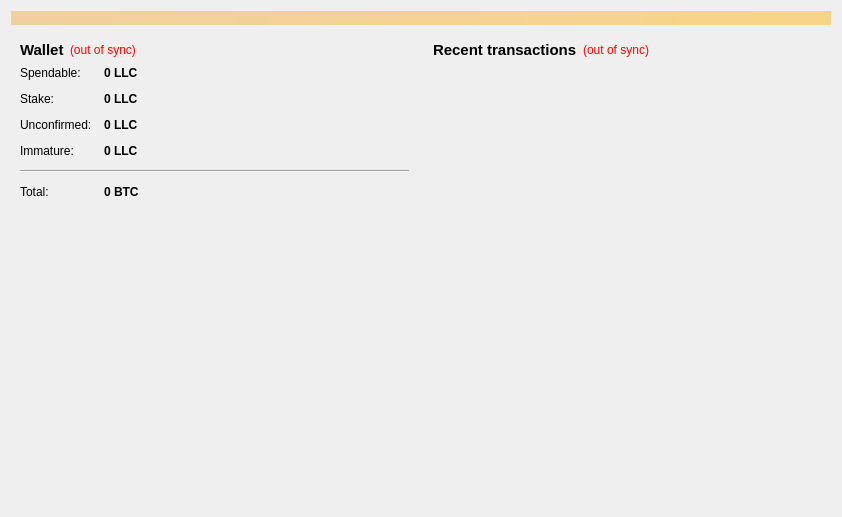
<?xml version="1.0" encoding="UTF-8"?>
<ui version="4.0">
 <class>OverviewPage</class>
 <widget class="QWidget" name="OverviewPage">
  <property name="geometry">
   <rect>
    <x>0</x>
    <y>0</y>
    <width>842</width>
    <height>517</height>
   </rect>
  </property>
  <property name="windowTitle">
   <string>Form</string>
  </property>
  <layout class="QVBoxLayout" name="topLayout">
   <item>
    <widget class="QLabel" name="labelAlerts">
     <property name="visible">
      <bool>false</bool>
     </property>
     <property name="styleSheet">
      <string notr="true">background-color: qlineargradient(x1: 0, y1: 0, x2: 1, y2: 0, stop:0 #F0D0A0, stop:1 #F8D488);  color:#000000
</string>
     </property>
     <property name="wordWrap">
      <bool>true</bool>
     </property>
     <property name="margin">
      <number>3</number>
     </property>
    </widget>
   </item>
   <item>
    <layout class="QHBoxLayout" name="horizontalLayout" stretch="1,1">
     <item>
      <layout class="QVBoxLayout" name="verticalLayout_2">
       <item>
        <widget class="QWidget" name="widget" native="true">
         <layout class="QVBoxLayout" name="verticalLayout_4">
          <item>
           <layout class="QHBoxLayout" name="horizontalLayout_4">
            <item>
             <widget class="QLabel" name="label_5">
              <property name="font">
               <font>
                <pointsize>11</pointsize>
                <weight>75</weight>
                <bold>true</bold>
               </font>
              </property>
              <property name="text">
               <string>Wallet</string>
              </property>
             </widget>
            </item>
            <item>
             <widget class="QLabel" name="labelWalletStatus">
              <property name="toolTip">
               <string>The displayed information may be out of date. Your wallet automatically synchronizes with the LLC network after a connection is established, but this process has not completed yet.</string>
              </property>
              <property name="styleSheet">
               <string notr="true">QLabel { color: red; }</string>
              </property>
              <property name="text">
               <string notr="true">(out of sync)</string>
              </property>
              <property name="alignment">
               <set>Qt::AlignLeading|Qt::AlignLeft|Qt::AlignVCenter</set>
              </property>
             </widget>
            </item>
            <item>
             <spacer name="horizontalSpacer_2">
              <property name="orientation">
               <enum>Qt::Horizontal</enum>
              </property>
              <property name="sizeHint" stdset="0">
               <size>
                <width>40</width>
                <height>20</height>
               </size>
              </property>
             </spacer>
            </item>
           </layout>
          </item>
          <item>
           <layout class="QFormLayout" name="formLayout_2">
            <property name="fieldGrowthPolicy">
             <enum>QFormLayout::AllNonFixedFieldsGrow</enum>
            </property>
            <property name="horizontalSpacing">
             <number>12</number>
            </property>
            <property name="verticalSpacing">
             <number>12</number>
            </property>
            <item row="0" column="0">
             <widget class="QLabel" name="label">
              <property name="text">
               <string>Spendable:</string>
              </property>
             </widget>
            </item>
            <item row="0" column="1">
             <widget class="QLabel" name="labelBalance">
              <property name="font">
               <font>
                <weight>75</weight>
                <bold>true</bold>
               </font>
              </property>
              <property name="cursor">
               <cursorShape>IBeamCursor</cursorShape>
              </property>
              <property name="toolTip">
               <string>Your current spendable balance</string>
              </property>
              <property name="text">
               <string notr="true">0 LLC</string>
              </property>
              <property name="alignment">
               <set>Qt::AlignLeading|Qt::AlignLeft|Qt::AlignVCenter</set>
              </property>
              <property name="textInteractionFlags">
               <set>Qt::LinksAccessibleByMouse|Qt::TextSelectableByKeyboard|Qt::TextSelectableByMouse</set>
              </property>
             </widget>
            </item>
            <item row="1" column="0">
             <widget class="QLabel" name="label_6">
              <property name="text">
               <string>Stake:</string>
              </property>
             </widget>
            </item>
            <item row="1" column="1">
             <widget class="QLabel" name="labelStake">
              <property name="font">
               <font>
                <weight>75</weight>
                <bold>true</bold>
               </font>
              </property>
              <property name="cursor">
               <cursorShape>IBeamCursor</cursorShape>
              </property>
              <property name="toolTip">
               <string>Total of coins that was staked, and do not yet count toward the current balance</string>
              </property>
              <property name="text">
               <string notr="true">0 LLC</string>
              </property>
              <property name="alignment">
               <set>Qt::AlignLeading|Qt::AlignLeft|Qt::AlignVCenter</set>
              </property>
              <property name="textInteractionFlags">
               <set>Qt::LinksAccessibleByMouse|Qt::TextSelectableByKeyboard|Qt::TextSelectableByMouse</set>
              </property>
             </widget>
            </item>
            <item row="2" column="0">
             <widget class="QLabel" name="label_3">
              <property name="text">
               <string>Unconfirmed:</string>
              </property>
             </widget>
            </item>
            <item row="2" column="1">
             <widget class="QLabel" name="labelUnconfirmed">
              <property name="font">
               <font>
                <weight>75</weight>
                <bold>true</bold>
               </font>
              </property>
              <property name="cursor">
               <cursorShape>IBeamCursor</cursorShape>
              </property>
              <property name="toolTip">
               <string>Total of transactions that have yet to be confirmed, and do not yet count toward the current balance</string>
              </property>
              <property name="text">
               <string notr="true">0 LLC</string>
              </property>
              <property name="alignment">
               <set>Qt::AlignLeading|Qt::AlignLeft|Qt::AlignVCenter</set>
              </property>
              <property name="textInteractionFlags">
               <set>Qt::LinksAccessibleByMouse|Qt::TextSelectableByKeyboard|Qt::TextSelectableByMouse</set>
              </property>
             </widget>
            </item>
            <item row="3" column="0">
             <widget class="QLabel" name="labelImmatureText">
              <property name="text">
               <string>Immature:</string>
              </property>
             </widget>
            </item>
            <item row="3" column="1">
             <widget class="QLabel" name="labelImmature">
              <property name="font">
               <font>
                <weight>75</weight>
                <bold>true</bold>
               </font>
              </property>
              <property name="toolTip">
               <string>Mined balance that has not yet matured</string>
              </property>
              <property name="text">
               <string notr="true">0 LLC</string>
              </property>
              <property name="alignment">
               <set>Qt::AlignLeading|Qt::AlignLeft|Qt::AlignVCenter</set>
              </property>
              <property name="textInteractionFlags">
               <set>Qt::LinksAccessibleByMouse|Qt::TextSelectableByKeyboard|Qt::TextSelectableByMouse</set>
              </property>
             </widget>
            </item>
            <item row="4" column="0" colspan="2">
             <widget class="Line" name="line">
              <property name="maximumSize">
               <size>
                <width>16777215</width>
                <height>16777215</height>
               </size>
              </property>
              <property name="orientation">
               <enum>Qt::Horizontal</enum>
              </property>
             </widget>
            </item>
            <item row="5" column="0">
             <widget class="QLabel" name="labelTotalText">
              <property name="text">
               <string>Total:</string>
              </property>
             </widget>
            </item>
            <item row="5" column="1">
             <widget class="QLabel" name="labelTotal">
              <property name="font">
               <font>
                <weight>75</weight>
                <bold>true</bold>
               </font>
              </property>
              <property name="cursor">
               <cursorShape>IBeamCursor</cursorShape>
              </property>
              <property name="toolTip">
               <string>Your current total balance</string>
              </property>
              <property name="text">
               <string notr="true">0 BTC</string>
              </property>
              <property name="alignment">
               <set>Qt::AlignLeading|Qt::AlignLeft|Qt::AlignVCenter</set>
              </property>
              <property name="textInteractionFlags">
               <set>Qt::LinksAccessibleByMouse|Qt::TextSelectableByKeyboard|Qt::TextSelectableByMouse</set>
              </property>
             </widget>
            </item>
           </layout>
          </item>
         </layout>
        </widget>
       </item>
       <item>
        <spacer name="verticalSpacer_2">
         <property name="orientation">
          <enum>Qt::Vertical</enum>
         </property>
         <property name="sizeHint" stdset="0">
          <size>
           <width>20</width>
           <height>40</height>
          </size>
         </property>
        </spacer>
       </item>
       <item>
        <widget class="QLabel" name="label_overview_pic">
         <property name="sizePolicy">
          <sizepolicy hsizetype="Preferred" vsizetype="Preferred">
           <horstretch>0</horstretch>
           <verstretch>0</verstretch>
          </sizepolicy>
         </property>
         <property name="minimumSize">
          <size>
           <width>0</width>
           <height>0</height>
          </size>
         </property>
         <property name="maximumSize">
          <size>
           <width>500</width>
           <height>500</height>
          </size>
         </property>
         <property name="text">
          <string/>
         </property>
         <property name="pixmap">
          <pixmap resource="../bitcoin.qrc">:/images/wallet_bg</pixmap>
         </property>
         <property name="alignment">
          <set>Qt::AlignCenter</set>
         </property>
         <property name="margin">
          <number>20</number>
         </property>
        </widget>
       </item>
       <item>
        <spacer name="verticalSpacer">
         <property name="orientation">
          <enum>Qt::Vertical</enum>
         </property>
         <property name="sizeHint" stdset="0">
          <size>
           <width>20</width>
           <height>40</height>
          </size>
         </property>
        </spacer>
       </item>
      </layout>
     </item>
     <item>
      <layout class="QVBoxLayout" name="verticalLayout_3">
       <item>
        <widget class="QWidget" name="widget_2" native="true">
         <layout class="QVBoxLayout" name="verticalLayout">
          <item>
           <layout class="QHBoxLayout" name="horizontalLayout_2">
            <item>
             <widget class="QLabel" name="label_4">
              <property name="font">
               <font>
                <pointsize>11</pointsize>
                <weight>75</weight>
                <bold>true</bold>
               </font>
              </property>
              <property name="text">
               <string>&lt;b&gt;Recent transactions&lt;/b&gt;</string>
              </property>
             </widget>
            </item>
            <item>
             <widget class="QLabel" name="labelTransactionsStatus">
              <property name="toolTip">
               <string>The displayed information may be out of date. Your wallet automatically synchronizes with the LLC network after a connection is established, but this process has not completed yet.</string>
              </property>
              <property name="styleSheet">
               <string notr="true">QLabel { color: red; }</string>
              </property>
              <property name="text">
               <string notr="true">(out of sync)</string>
              </property>
              <property name="alignment">
               <set>Qt::AlignRight|Qt::AlignTrailing|Qt::AlignVCenter</set>
              </property>
             </widget>
            </item>
            <item>
             <spacer name="horizontalSpacer">
              <property name="orientation">
               <enum>Qt::Horizontal</enum>
              </property>
              <property name="sizeHint" stdset="0">
               <size>
                <width>40</width>
                <height>20</height>
               </size>
              </property>
             </spacer>
            </item>
           </layout>
          </item>
          <item>
           <widget class="QListView" name="listTransactions">
            <property name="styleSheet">
             <string notr="true">QListView { background: transparent; }</string>
            </property>
            <property name="frameShape">
             <enum>QFrame::NoFrame</enum>
            </property>
            <property name="verticalScrollBarPolicy">
             <enum>Qt::ScrollBarAlwaysOff</enum>
            </property>
            <property name="horizontalScrollBarPolicy">
             <enum>Qt::ScrollBarAlwaysOff</enum>
            </property>
            <property name="selectionMode">
             <enum>QAbstractItemView::NoSelection</enum>
            </property>
           </widget>
          </item>
         </layout>
        </widget>
       </item>
      </layout>
     </item>
    </layout>
   </item>
  </layout>
 </widget>
 <resources>
  <include location="../bitcoin.qrc"/>
 </resources>
 <connections/>
</ui>
